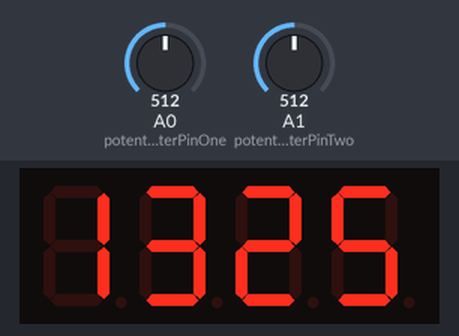
Bench run of a sketch on a simulated Arduino Uno, built with avr-gcc and run on an emulated ATmega328P. Shown: 4-digit seven-segment display. Wiring (inferred from the names in the program): 4-digit 7-segment display, segments lit when HIGH: segments pin 8, pin 7, pin 6, pin 5, pin 4, pin 3, pin 2; digit selects pin 9, pin 10, pin 11, pin 12. The inputs (shaded band) are chosen by the test bench; at power-on: A0 (potentiometerPinOne) = 512, A1 (potentiometerPinTwo) = 512. The segment pins are drawn as the display they are named for.

Above: at 1.2 s.
1.3 s: A0 (potentiometerPinOne) set to 716
At 1.9 s:
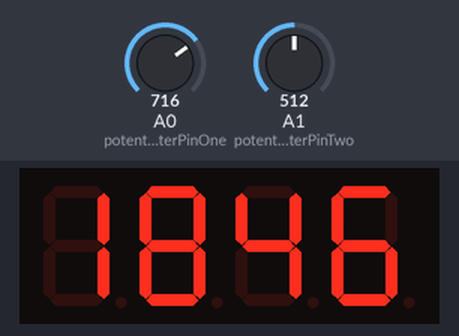
2.8 s: A0 (potentiometerPinOne) set to 900
At 4.0 s:
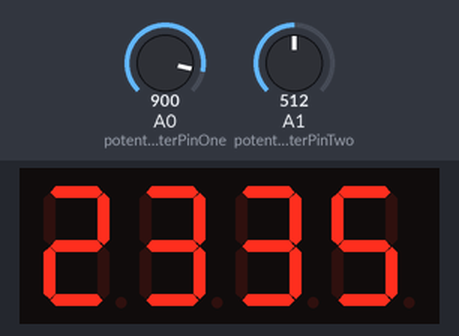
4.3 s: A0 (potentiometerPinOne) set to 1023
At 5.3 s:
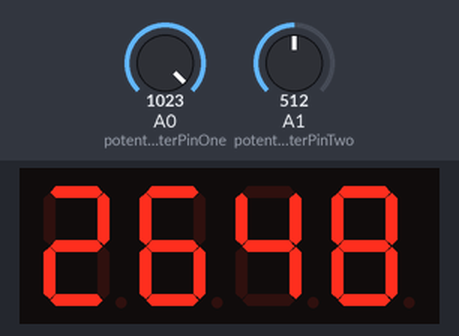
Timing chart, 0 to 7.3 s (numbered marks = the images above; inputs shaded):
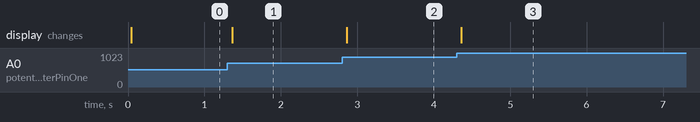

The sketch:

Digital_Clock.ino
```cpp
#define segA 8
#define segB 7
#define segC 6
#define segD 5
#define segE 4
#define segF 3
#define segG 2
#define digitOne 9
#define digitTwo 10
#define digitThree 11
#define digitFour 12
#define potentiometerPinOne A0
#define potentiometerPinTwo A1


// segment encoding for digits 0-9
const int digits[10][7] = {
  {1, 1, 1, 1, 1, 1, 0}, // 0
  {0, 1, 1, 0, 0, 0, 0}, // 1
  {1, 1, 0, 1, 1, 0, 1}, // 2
  {1, 1, 1, 1, 0, 0, 1}, // 3
  {0, 1, 1, 0, 0, 1, 1}, // 4
  {1, 0, 1, 1, 0, 1, 1}, // 5
  {1, 0, 1, 1, 1, 1, 1}, // 6
  {1, 1, 1, 0, 0, 0, 0}, // 7
  {1, 1, 1, 1, 1, 1, 1}, // 8
  {1, 1, 1, 1, 0, 1, 1}  // 9
};

const int segmentPins[7] = {segA, segB, segC, segD, segE, segF, segG};

bool setupMode = true;

int saved1, saved2, saved3, saved4, savedTotalmins;

unsigned long long lastIncrementTime = 0;

void setup() {
  // Set segment pins as outputs
  for (int i = 0; i < 7; i++) {
    pinMode(segmentPins[i], OUTPUT);
    digitalWrite(segmentPins[i], LOW); // Turn off initially
  }

  // Set digit control pins as outputs
  pinMode(digitOne, OUTPUT);
  pinMode(digitTwo, OUTPUT);
  digitalWrite(digitOne, HIGH); // Off initially
  digitalWrite(digitTwo, HIGH);

  pinMode(digitThree, OUTPUT);
  pinMode(digitFour, OUTPUT);
  digitalWrite(digitThree, HIGH); // Off initially
  digitalWrite(digitFour, HIGH);

  // Potentiometer input
  pinMode(potentiometerPinOne, INPUT);
  pinMode(potentiometerPinTwo, INPUT);

}

void displayDigit(int digit, int position) {
  // Turn off both digits before updating
  digitalWrite(digitOne, HIGH);
  digitalWrite(digitTwo, HIGH);
  digitalWrite(digitThree, HIGH);
  digitalWrite(digitFour, HIGH);

  // Set segment pins based on digit pattern (HIGH = ON for common cathode)
  for (int i = 0; i < 7; i++) {
    digitalWrite(segmentPins[i], digits[digit][i] ? HIGH : LOW);
  }

  // Activate the correct digit (LOW = ON)
  if (position == 1) {
    digitalWrite(digitOne, LOW);
  } else if (position == 2) {
    digitalWrite(digitTwo, LOW);
  } else if (position == 3) {
    digitalWrite(digitThree, LOW);
  } else if (position == 4) {
    digitalWrite(digitFour, LOW);
  }
}

void loop() {
  // Start in setup mode to set the time
  if (setupMode) {
      int SetupSwitch = analogRead(potentiometerPinTwo);
      int SetupSwitchMapped = map(SetupSwitch, 0, 1023, 0, 100);

      int potValueOne = analogRead(potentiometerPinOne);
      int totalmins = map(potValueOne, 0, 915, 0, 1439);

      // Break number into Hours and Minds
      int Hours = totalmins / 60;
      int Mins = totalmins % 60;
      int displayValue = Hours * 100 + Mins;

      int d1 = displayValue / 1000;           // Thousands place
      int d2 = (displayValue / 100) % 10;     // Hundreds
      int d3 = (displayValue / 10) % 10;      // Tens
      int d4 = displayValue % 10;             // Ones
      displayDigit(d1, 1);
      delay(4);
      displayDigit(d2, 2);
      delay(4);
      displayDigit(d3, 3);
      delay(4);
      displayDigit(d4, 4);
      delay(4);
      if (SetupSwitchMapped < 50) {
          saved1 = d1;
          saved2 = d2;
          saved3 = d3;
          saved4 = d4;
          savedTotalmins = totalmins;
          setupMode = false;
      }
  } else {
      displayDigit(saved1, 1);
      delay(4);
      displayDigit(saved2, 2);
      delay(4);
      displayDigit(saved3, 3);
      delay(4);
      displayDigit(saved4, 4);
      delay(4);

      if (millis() - lastIncrementTime >= 60000) {
        lastIncrementTime = millis();

        // Increment the time every minute
        savedTotalmins++;
        if (savedTotalmins >= 1440) {
          savedTotalmins = 0;
        }

        int newHours =  savedTotalmins / 60;
        int newMins = savedTotalmins % 60;
        int newDisplayVal = newHours * 100 + newMins;

        saved1 = newDisplayVal / 1000;       // Thousands place
        saved2 = (newDisplayVal / 100) % 10; // Hundreds place
        saved3 = (newDisplayVal / 10) % 10;  // Tens place
        saved4 = newDisplayVal % 10;         // Ones place
    }

  }
}
```

Measured:
- after the input at 1.3 s, the display: changes after 0.06 s (image 1)
- after the input at 2.8 s, the display: changes after 0.06 s (image 2)
- after the input at 4.3 s, the display: changes after 0.06 s (image 3)
